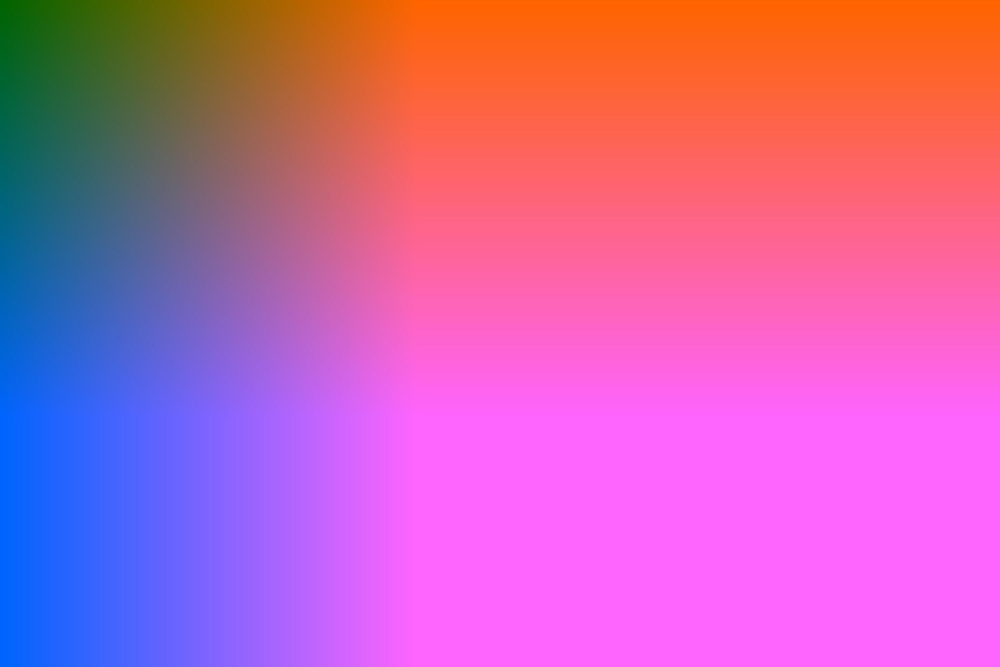
//> input picture tests/fixtures/c2pa_sample.jpg, 1000 x 667 px, shrunk from 2048 x 1365 before the run
$ ./copy_move_pca_cpp_probe ../tests/fixtures/c2pa_sample.jpg   (built with g++ and OpenCV 4)
//> lines starting //> are read from the running program, lines starting //| are printed output that depends on the picture
// Minimal CopyMovePCA probe — mirrors Peritus filter.cpp through displacement voting.
#include <algorithm>
#include <cmath>
#include <cstdint>
#include <fstream>
#include <iostream>
#include <numeric>
#include <opencv2/opencv.hpp>
#include <vector>

static void vectorize(const cv::Mat& src, int b, cv::Mat& dados, int& linhas, int& colunas, int& nb) {
    linhas = src.rows;
    colunas = src.cols;
    int b2 = b * b;
    nb = (linhas - b + 1) * (colunas - b + 1);
    dados = cv::Mat::zeros(nb, b2, CV_32FC1);
    cv::Mat imagem;
    src.convertTo(imagem, CV_32FC1);
    if (!imagem.isContinuous()) imagem = imagem.clone();
    float* pImagem = imagem.ptr<float>(0);
    float* pDados = dados.ptr<float>(0);
    for (int i = 0; i < linhas - b + 1; i++) {
        for (int j = 0; j < colunas - b + 1; j++) {
            for (int k = 0; k < b; k++) {
                for (int h = 0; h < b; h++) {
                    pDados[(j * (linhas - b + 1) + i) * b2 + h * b + k] =
                        pImagem[(i + k) * colunas + j + h];
                }
            }
        }
    }
}

int main(int argc, char** argv) {
    if (argc < 2) return 1;
    cv::Mat src = cv::imread(argv[1], cv::IMREAD_GRAYSCALE);
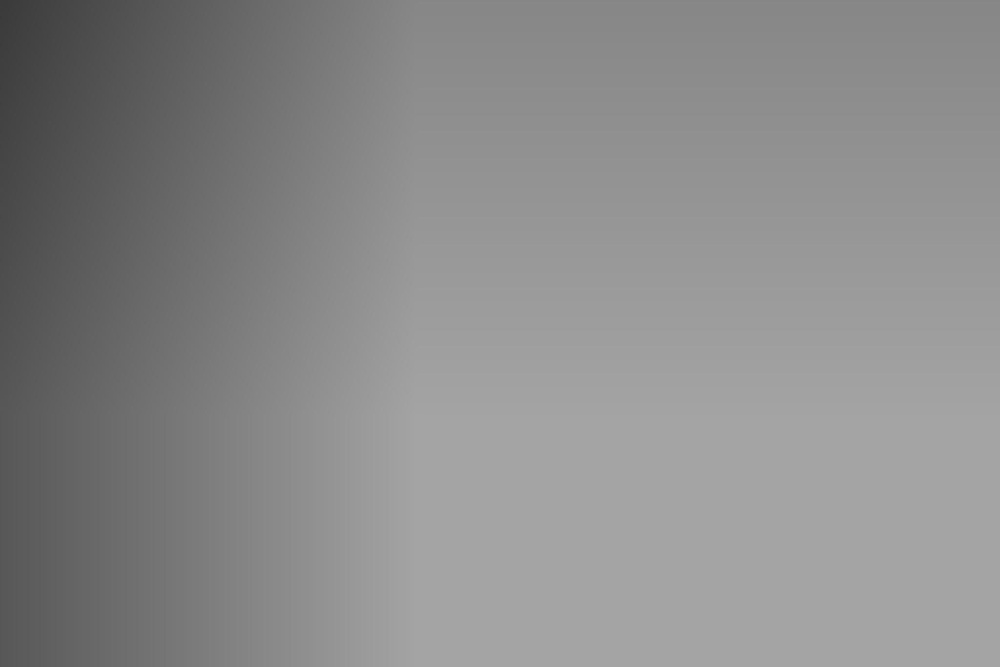
//> src: 667 rows x 1000 cols, CV_8UC1; min 57, max 164, mean 138.6
    if (src.empty()) return 2;

    int b = 7;
    double nComp = 0.75;
    int Nn = 2, Q = 256, Nf = 128, Nd = 16;

    int linhas, colunas, Nb;
    cv::Mat dados;
    vectorize(src, b, dados, linhas, colunas, Nb);
//> linhas = 667; colunas = 1000; Nb = 657034
    int b2 = b * b;
    int Nt = (int)std::round(dados.cols * nComp);
//> Nt = 37

    cv::PCA data_pca(dados, cv::Mat(), cv::PCA::DATA_AS_ROW, Nt);
    cv::Mat G = cv::Mat::zeros(Nb, Nt, dados.type());
    for (int i = 0; i < Nb; i++) data_pca.project(dados.row(i), G.row(i));

    double minimoG, maximoG;
    cv::minMaxLoc(G, &minimoG, &maximoG);
//> minimoG = -555.9; maximoG = 179
    maximoG = std::floor(maximoG / Q);
//> maximoG = 0

    cv::Mat B = cv::Mat::zeros(1, Nb, CV_64FC1);
    double* pB = B.ptr<double>(0);
    float* pG = G.ptr<float>(0);
    for (int i = 0; i < Nb; i++) {
        for (int j = 0; j < Nt; j++) {
            pB[i] += std::pow(maximoG + 1, j) * std::floor(pG[i * Nt + j] / Q);
        }
    }

    std::vector<int> pIND(Nb);
    std::iota(pIND.begin(), pIND.end(), 0);
//> pIND = 657034 items
    std::sort(pIND.begin(), pIND.end(), [&](int i1, int i2) { return pB[i1] < pB[i2]; });

    int n_desloc = 0;
    std::vector<int> p_desloc;
    p_desloc.reserve(10000);
    int window = Nb - Nn + 1;
//> window = 657033
    int stride = linhas - b + 1;
//> stride = 661
    std::vector<int> MD(Nn * window, 0);
    std::vector<int> Dir((Nn - 1) * window, 0);
    int cont_size = 2 * (linhas * colunas - 1);
//> cont_size = 1333998
    std::vector<int> contador(cont_size, 0);

    for (int j = 0; j < window; j++) MD[j] = pIND[j];
//> after the loop, MD = 1314066 items

    for (int i = 1; i < Nn; i++) {
        for (int j = 0; j < window; j++) {
            float maior, menor;
            int distancia;
            if (pIND[j + i] > MD[j]) {
                maior = (float)pIND[j + i];
                menor = (float)MD[j];
                Dir[(i - 1) * window + j] = 0;
            } else {
                menor = (float)pIND[j + i];
                maior = (float)MD[j];
                Dir[(i - 1) * window + j] = 1;
            }
            distancia = (int)std::abs(
                maior - menor + std::floor(menor / stride) * stride - std::floor(maior / stride) * stride);
            distancia += (int)(std::floor(maior / stride) - std::floor(menor / stride));

            if ((maior - std::floor(maior / stride) * stride) < (menor - std::floor(menor / stride) * stride)) {
                MD[i * window + j] = (int)menor - maior;
                if (distancia > Nd) {
                    int aux = (int)linhas * colunas - 1 + (int)maior - (int)menor;
                    contador[aux] += 1;
                    if (contador[aux] > Nf && n_desloc < 10000) {
                        p_desloc.push_back((int)menor - maior);
                        n_desloc++;
                    }
                }
            } else {
                MD[i * window + j] = (int)maior - menor;
                if (distancia > Nd) {
                    int aux = (int)maior - (int)menor;
                    contador[aux] += 1;
                    if (contador[aux] > Nf && n_desloc < 10000) {
                        p_desloc.push_back((int)maior - menor);
                        n_desloc++;
                    }
                }
            }
        }
    }
//> this loop made 1 pass
//> n_desloc on pass 1: 10000
//> after the loop, Dir = 657033 items; contador = 1333998 items; p_desloc = 10000 values, max 96 at index 6671, min -3 at index 7216, mean 31.4; n_desloc = 10000

    std::cout << "Nb=" << Nb << " n_desloc=" << n_desloc << "\n";
//| Nb=657034 n_desloc=10000
    std::vector<int> uniq;
    for (int d : p_desloc) {
        if (uniq.empty() || uniq.back() != d) {
            bool seen = false;
            for (int u : uniq)
                if (u == d) seen = true;
            if (!seen) uniq.push_back(d);
        }
    }
//> this loop made 10000 passes
//> seen on passes 1, 7, 14, 17, 19, 21, 22, 28, 35, 38, 43, 47: false, false, true, true, false, true, true, true, true, true, true, false
//> after the loop, uniq = 39 values, max 96 at index 32, min -3 at index 35, mean 40.03
    std::cout << "unique=" << uniq.size() << " values:";
//| unique=39 values:
    for (int u : uniq) std::cout << " " << u;
//> this loop made 39 passes
//|  26 30 17 29 43 24 18 21
//> (output is shown up to pass 8 of 39)
    std::cout << "\n";

    // Write colored mask like Peritus (unique displacements, morph)
    cv::Mat destR = cv::Mat::zeros(src.size(), CV_8U);
    cv::Mat destG = cv::Mat::zeros(src.size(), CV_8U);
    cv::Mat destB = cv::Mat::zeros(src.size(), CV_8U);

    std::vector<int> cList = {1, 8, 0, 255, 230, 230, 45, 54, 230, 230, 230, 155, 64};
    int cpos = 1;
    auto nextColor = [&]() {
        int rs = cList[cpos];
        cpos += 1;
        if (cpos > 54) cpos = 1;
        return rs;
    };

    std::vector<int> seen;
    for (int k = 0; k < n_desloc; k++) {
        int disp = p_desloc[k];
        bool already = false;
        for (int s : seen)
            if (s == disp) already = true;
        if (already) continue;
        seen.push_back(disp);

        int colorR = nextColor();
        int colorG = nextColor();
        int colorB = nextColor();
        for (int i = 1; i < Nn; i++) {
            for (int j = 0; j < window; j++) {
                if (MD[i * window + j] != disp) continue;
                int d = Dir[(i - 1) * window + j];
                int base = MD[j];
                int coord = base - d * std::abs(disp);
                int jj = (int)std::floor((double)coord / stride);
                int ii = coord - jj * stride;
                if (ii >= 0 && ii < linhas - b + 1 && jj >= 0 && jj < colunas - b + 1) {
                    destR.at<uchar>(ii, jj) = colorR;
                    destR.at<uchar>(ii + b - 1, jj + b - 1) = colorR;
                    destG.at<uchar>(ii, jj) = colorG;
                    destG.at<uchar>(ii + b - 1, jj + b - 1) = colorG;
                    destB.at<uchar>(ii, jj) = colorB;
                    destB.at<uchar>(ii + b - 1, jj + b - 1) = colorB;
                }
                coord = base + (1 - d) * std::abs(disp);
                jj = (int)std::floor((double)coord / stride);
                ii = coord - jj * stride;
                if (ii >= 0 && ii < linhas - b + 1 && jj >= 0 && jj < colunas - b + 1) {
                    destR.at<uchar>(ii, jj) = colorR;
                    destR.at<uchar>(ii + b - 1, jj + b - 1) = colorR;
                    destG.at<uchar>(ii, jj) = colorG;
                    destG.at<uchar>(ii + b - 1, jj + b - 1) = colorG;
                    destB.at<uchar>(ii, jj) = colorB;
                    destB.at<uchar>(ii + b - 1, jj + b - 1) = colorB;
                }
            }
        }
    }
//> this loop made 10000 passes
//> (disp, already) on passes 1 to 3: (26, false), (26, true), (26, true)
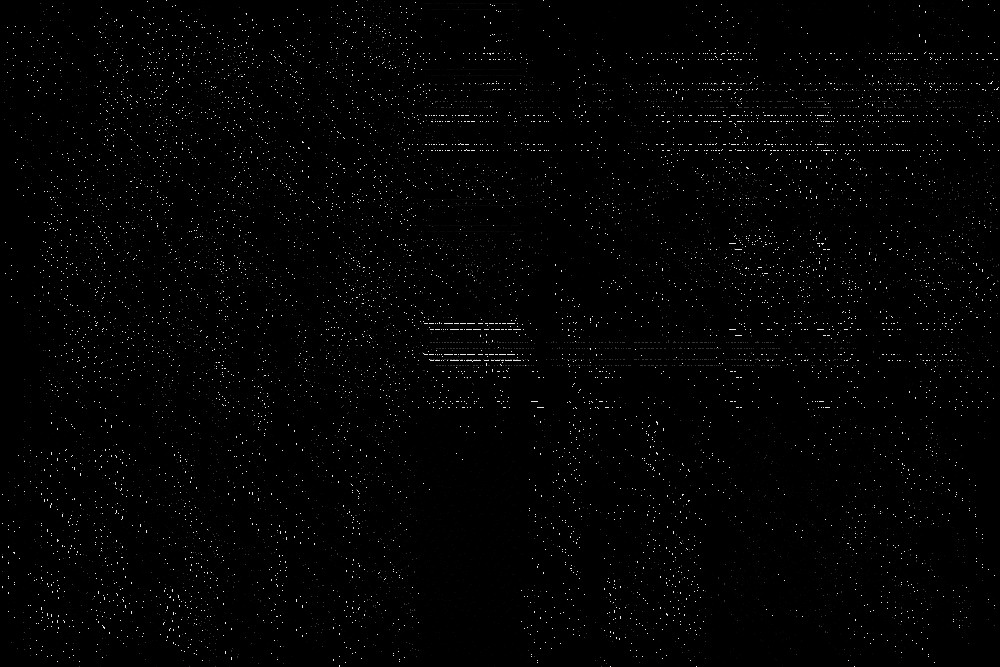
//> destR: 667 rows x 1000 cols, CV_8UC1; min 0, max 230, mean 2.9
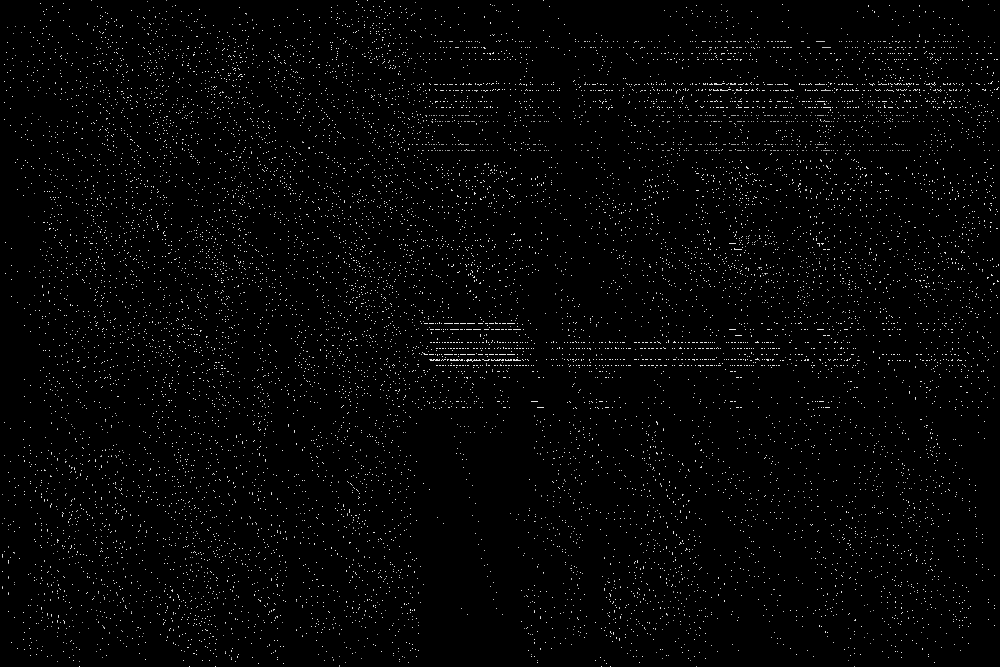
//> destG: 667 rows x 1000 cols, CV_8UC1; min 0, max 230, mean 4.9
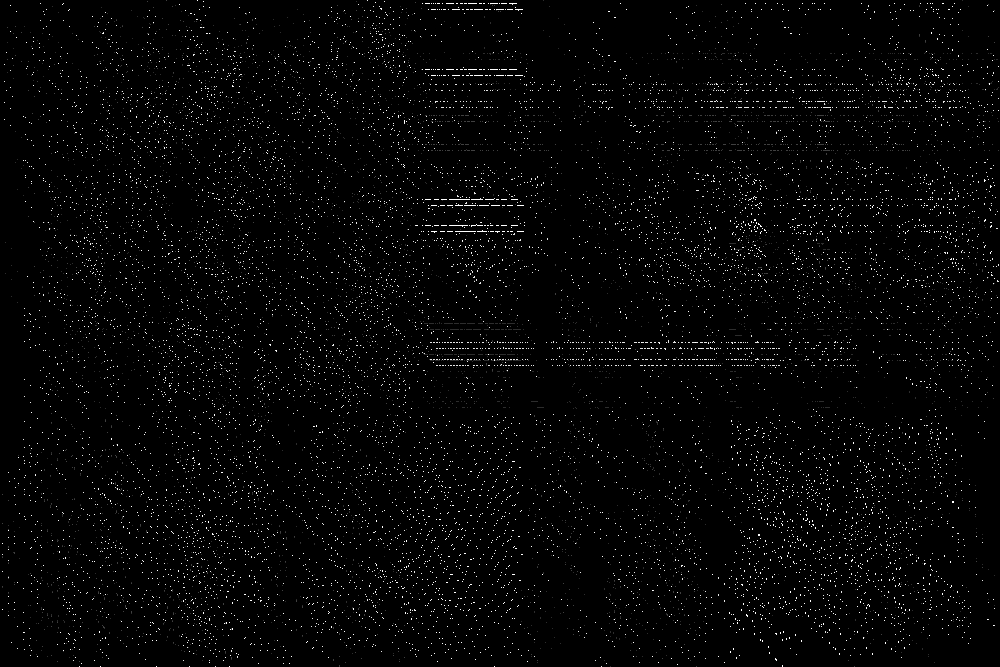
//> destB: 667 rows x 1000 cols, CV_8UC1; min 0, max 255, mean 4.9

    cv::Mat dest;
    cv::merge(std::vector<cv::Mat>{destB, destG, destR}, dest);
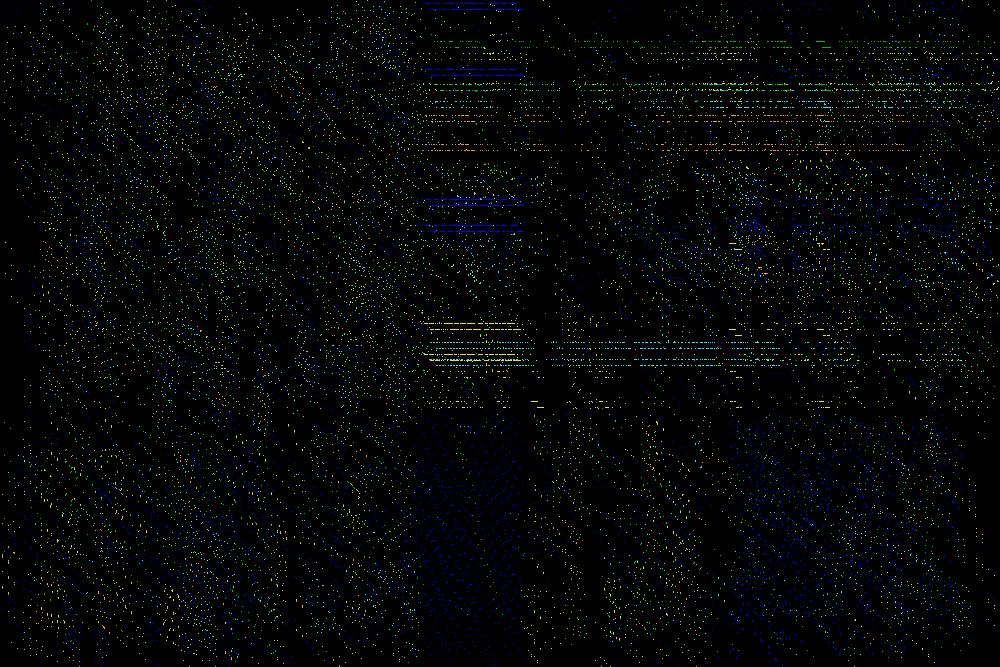
//> dest: 667 rows x 1000 cols, CV_8UC3; mean B, G, R 4.9, 4.9, 2.9
    int morph_size = b / 2;
    cv::Mat element = cv::getStructuringElement(
        cv::MORPH_ELLIPSE, cv::Size(2 * morph_size + 1, 2 * morph_size + 1),
        cv::Point(morph_size, morph_size));
    cv::morphologyEx(dest, dest, cv::MORPH_CLOSE, element);
    cv::morphologyEx(dest, dest, cv::MORPH_OPEN, element);
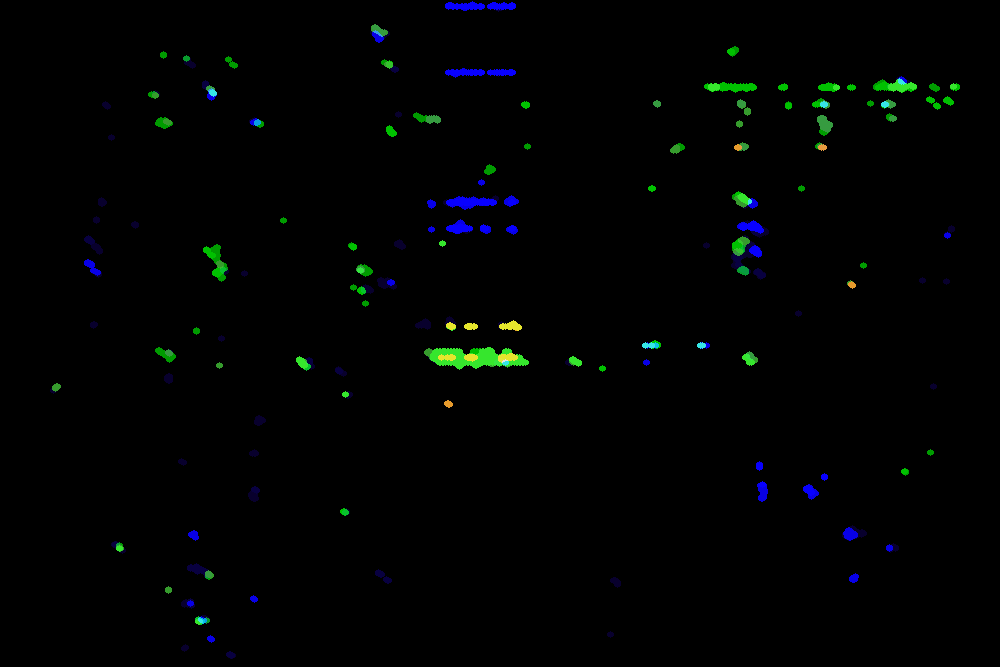
//> dest: 667 rows x 1000 cols, CV_8UC3; mean B, G, R 2.1, 2.4, 0.7

    std::string out = argc > 2 ? argv[2] : "/tmp/cm26_cpp_probe.png";
//> out = "/tmp/cm26_cpp_probe.png"
    cv::imwrite(out, dest);
    return 0;
}
